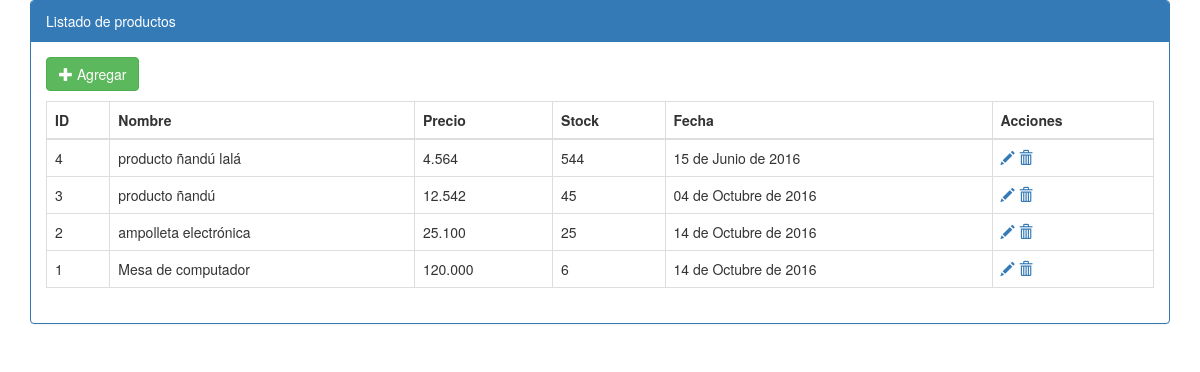
The page /index.php/productos on the database its author committed.
### tables this page shows
CREATE TABLE `productos` (
  `id` int(11) NOT NULL,
  `nombre` varchar(100) NOT NULL,
  `precio` int(11) NOT NULL,
  `stock` int(11) NOT NULL,
  `fecha` date NOT NULL
);

### application/libraries/layout.php (called while the page is built, shortened)
<?php if ( ! defined('BASEPATH') ) exit('No direct script access allowed');
class Layout
{
	private $CI;
	public $layout		= 'default';
	public function __construct($layout = 'default')
	{
		$this->CI		=& get_instance();
		$this->layout	= $layout;
	}
	function setLayout($layout)
	{
		$this->layout	= $layout;
	}
	function view($view = null, $data = null, $return = false)
	{
		$layout			= "layouts/{$this->layout}";
		$vista			= (substr($view, 0, 1) == '/' ? $view : "{$this->CI->router->directory}{$this->CI->router->class}/{$view}");
		$load_view		= array('content_for_layout' => $this->CI->load->view($vista, $data, true));
		if ( $return )
			return $this->CI->load->view($layout, $load_view, true);
		else
			$this->CI->load->view($layout, $load_view, false);
	}
}

### application/controllers/Productos.php (called while the page is built, shortened)
<?php
class Productos extends CI_Controller
{
    public function __construct()
    {
        $this->layout->setLayout("frontend");
    }
	public function index()
	{
        $datos=$this->productos_model->getTodos();
        $this->layout->view("index",compact('datos'));
	}
}

### index.php (called while the page is built, shortened)
<?php
require_once BASEPATH.'core/CodeIgniter.php';

### application/models/productos_model.php (called while the page is built, shortened)
<?php
class productos_model extends CI_Model
{
    public function getTodos()
    {
        $query=$this->db
                ->select("id,nombre,precio,stock,fecha")
                ->from("productos")
                ->order_by("id","desc")
                ->get();
        return $query->result();
    }
}

### application/helpers/utilidades_helper.php (called while the page is built, shortened)
<?php
    if(!function_exists("fecha"))
    {
        function fecha($fecha){
          $dia=substr($fecha,8,2);
          $mes=substr($fecha,5,2);
          $anio=substr($fecha,0,4);
        switch ($mes){
          case '06':
          $mes="Junio";
          break;
          case '10':
          $mes="Octubre";
          break;
        }
        $fecha=$dia." de ".$mes." de ".$anio;
        return $fecha;
        }
    }

### application/views/productos/index.php (the view)
<div class="container">
    <div class="panel panel-primary">
        <div class="panel-heading">Listado de productos</div>
        <div class="panel-body">
            <p>
                <a href="" class="btn btn-success"><span class="glyphicon glyphicon-plus" aria-hidden="true"></span> Agregar</a>
            </p>
            <table class="table table-bordered table-sprited table-hover">
                <thead>
                    <tr>
                        <th>ID</th>
                        <th>Nombre</th>
                        <th>Precio</th>
                        <th>Stock</th>
                        <th>Fecha</th>
                        <th>Acciones</th>
                    </tr>
                </thead>
                <tbody>
                    <?php
                        foreach($datos as $dato)
                        {
                            ?>
                            <tr>
                                <td><?php echo $dato->id?></td>
                                <td><?php echo $dato->nombre?></td>
                                <td><?php echo number_format($dato->precio,0,'','.')?></td>
                                <td><?php echo $dato->stock?></td>
                                <td><?php echo fecha($dato->fecha)?></td>
                                <td>
                                    <a href=""><span class="glyphicon glyphicon-pencil" aria-hidden="true"></span></a>
                                    <a href=""><span class="glyphicon glyphicon-trash" aria-hidden="true"></span></a>
                                </td>
                            </tr>
                            <?php
                        }
                    ?>
                </tbody>
            </table>
        </div>
    </div>
</div>

### application/views/layouts/frontend.php (shortened to what this page needs)
<!DOCTYPE html>
    <html>
        <head>
            <link rel="stylesheet" href="<?php echo base_url();?>public/css/bootstrap.min.css" />
        </head>
        <body>
                <?php echo $content_for_layout;?>
        </body>
    </html>

### rows shown on the page
productos: id "4", nombre "producto ñandú lalá", precio "4.564", stock "544", fecha "15 de Junio de 2016"
productos: id "3", nombre "producto ñandú", precio "12.542", stock "45", fecha "04 de Octubre de 2016"
productos: id "2", nombre "ampolleta electrónica", precio "25.100", stock "25", fecha "14 de Octubre de 2016"
productos: id "1", nombre "Mesa de computador", precio "120.000", stock "6", fecha "14 de Octubre de 2016"
